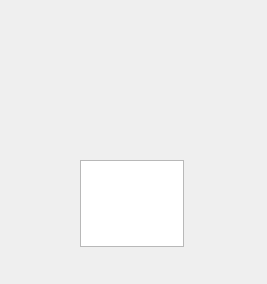
<?xml version="1.0" encoding="UTF-8"?>
<ui version="4.0">
 <class>Logger</class>
 <widget class="QWidget" name="Logger">
  <property name="geometry">
   <rect>
    <x>0</x>
    <y>0</y>
    <width>267</width>
    <height>284</height>
   </rect>
  </property>
  <property name="windowTitle">
   <string>Form</string>
  </property>
  <widget class="QPlainTextEdit" name="plainTextEdit">
   <property name="geometry">
    <rect>
     <x>80</x>
     <y>160</y>
     <width>104</width>
     <height>87</height>
    </rect>
   </property>
  </widget>
 </widget>
 <resources/>
 <connections/>
</ui>
